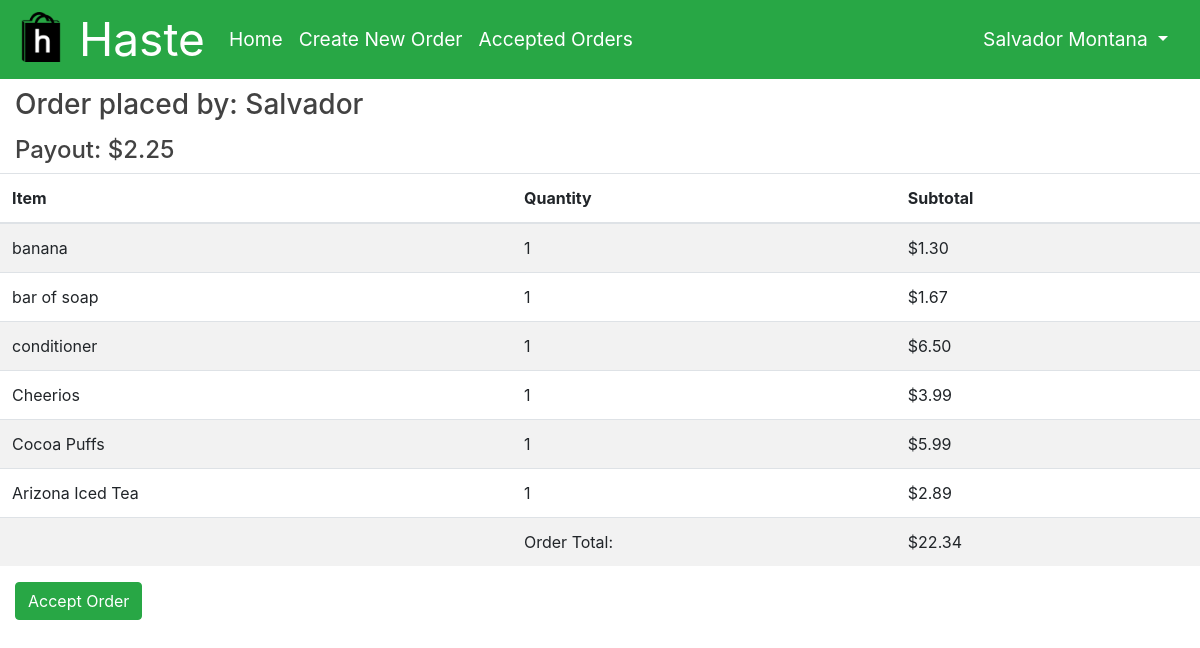
The page /order/5 (signed in) on the database its author committed.
### app/models.py (models this page shows, shortened)
class User(UserMixin, db.Model):
    id = db.Column(db.Integer, primary_key=True)
    phone = db.Column(db.String(10), index=True, unique=True)
    email = db.Column(db.String(128), index=True, unique=True)
    password_hash = db.Column(db.String(128))
    first_name = db.Column(db.String(48))
    last_name = db.Column(db.String(48))
    school = db.Column(db.String(128), index=True)
    orders = db.relationship('Order', foreign_keys='[Order.placed_by]', backref='author', lazy='dynamic', cascade="save-update")
    completed_orders = db.relationship('Order', foreign_keys='[Order.accepted_by]', backref='shopper', lazy='dynamic', cascade="save-update")
    balance = db.Column(db.Float, default=0)

class Content(db.Model):
    order_id = db.Column(db.Integer, db.ForeignKey('order.id'), primary_key=True)
    item_id = db.Column(db.Integer, db.ForeignKey('item.id'), primary_key=True)
    quantity = db.Column(db.Integer, default=1)

class Item(db.Model):
    id = db.Column(db.Integer, unique=True, primary_key=True)
    name = db.Column(db.String(128), unique=True, index=True)
    price = db.Column(db.Float)
    in_content = db.relationship('Content', backref='item', lazy='dynamic')

### app/main/routes.py (the view, shortened to what this page needs)
@bp.route('/order/<int:id>', methods=['GET', 'POST'])
@login_required
def order(id):
    order = Order.query.filter_by(id=id).first_or_404()
    items = db.engine.execute("SELECT item.name, item.price, quantity FROM content JOIN item ON content.item_id=item.id WHERE content.order_id=:val", {'val': order.id})
    user = User.query.filter_by(id=order.placed_by).first()
    sum = get_total_price(order)
    payout = get_payout(sum)
    return render_template('order.html', order=order, payout=payout, user=user, items = items, sum=sum)

### app/main/routes.py (called while the page is built)
def get_total_price(order):
    price = db.engine.execute("SELECT ROUND(SUM(content.quantity * item.price), 2) as sum FROM content JOIN item ON content.item_id=item.id WHERE order_id=:val", {'val': order.id})
    sum = 0
    for row in price:
        sum = row['sum']
    return sum

def get_payout(total):
    return total*.0335 + 1.5

### app/models.py (called while the page is built)
@login.user_loader
def load_user(id):
    return User.query.get(int(id))

### app/templates/order.html (shortened to what this page needs)
{% extends "base.html" %}
{% block content %}
<div class="container-fluid">
    <div class="row">
        <div class="col">
            <h3>Order placed by: {{ order.author.first_name }}</h3>
            <h4>Payout: {{ "$%.2f"|format(payout) }}</h3>
        </div>
    </div>
</div>
<table class="table table-striped">
    <thead>
        <tr>
            <th scope="col">Item</th>
            <th scope="col">Quantity</th>
            <th scope="col">Subtotal</th>
        </tr>
    </thead>
    <tbody>
        {% for item in items %}
        <tr>
            <td scope="row">{{ item[0] }}</td>
            <td scope="row">{{ item[2] }}</td>
            <td scope="row">{{ "$%.2f"|format(item[1]*item[2]) }}</td>
        </tr>
        {% endfor %}
        <tr>
            <td></td>
            <td>Order Total:</td>
            <td>${{ sum }}</td>
    </tbody>
</table>
<div class="col-md-4 m-*-auto">
    {% if order.accepted_by==None %}
    <form method="POST">
        <button type="submit" class="btn btn-success">Accept Order</button>
    </form>
    {% else %}
    <a href="{{ url_for('main.complete_order', id=order.id) }}" class="btn btn-success">Completed</a>
    {% endif %}
</div>
{% endblock %}

### app/templates/base.html (shortened to what this page needs)
<!DOCTYPE html>
<html>
<head>
    <link href="https://stackpath.bootstrapcdn.com/bootstrap/4.1.3/css/bootstrap.min.css" rel="stylesheet">
    <link rel="stylesheet" type="text/css" href= "{{ url_for('static',filename='styles.css') }}">
</head>
<body>
    <nav class="navbar navbar-expand-lg navbar-dark bg-success">
        <a class="navbar-brand" href="{{ url_for('main.home') }}">
            <img src="{{ url_for('static',filename='logo.png') }}" width="50" height="50" alt="">
            Haste
        </a>
        <div class="collapse navbar-collapse" id="navbarSupportedContent">
            <ul class="navbar-nav mr-auto">
                <li class="nav-item active">
                    <a class="nav-link" href="{{ url_for('main.home') }}">Home<span class="sr-only">(current)</span></a>
                </li>
                <li class="nav-item active">
                    <a class="nav-link" href="{{ url_for('main.new_order') }}">Create New Order<span class="sr-only">(current)</span></a>
                </li>
                <li class="nav-item active">
                        <a class="nav-link" href="{{ url_for('main.accepted_orders') }}">Accepted Orders<span class="sr-only">(current)</span></a>
                </li>
            </ul>
            <div class="nav-item dropdown">
                <a class="nav-link dropdown-toggle text-white" href="#" id="navbarDropdown" role="button" data-toggle="dropdown" aria-haspopup="true" aria-expanded="false">
                    {{ current_user.first_name }} {{ current_user.last_name }}
                </a>
            </div>
        </div>
    </nav>
    {% block content %}{% endblock %}
</body>

### app/static/styles.css (style rules this page uses)
.btn-success { color: white !important; }
h1, h2, h3, h4, h5, h6 { color: #424242; padding-top: .3em; }
.navbar { padding: 0 1rem; font-size: 1.2rem; }
.navbar-brand { font-size: 2.4em !important; }
nav img { position: relative !important; bottom: 6px !important; }

### rows shown on the page
User: first_name "Salvador", last_name "Montana", author.first_name "Salvador"
Content: name "banana", quantity "1"
Item: item[1]*item[2] "$1.30"
Content: name "bar of soap", quantity "1"
Item: item[1]*item[2] "$1.67"
Content: name "conditioner", quantity "1"
Item: item[1]*item[2] "$6.50"
Content: name "Cheerios", quantity "1"
Item: item[1]*item[2] "$3.99"
Content: name "Cocoa Puffs", quantity "1"
Item: item[1]*item[2] "$5.99"
Content: name "Arizona Iced Tea", quantity "1"
Item: item[1]*item[2] "$2.89"

### other values the page prints
{{ "$%.2f"|format(payout) }} "$2.25"
{{ sum }} "22.34"
